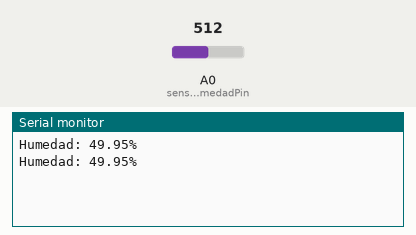
Simulated run of this sketch. Board: Arduino Uno, built with avr-gcc and run on an emulated ATmega328P. Shown: the last lines printed to the serial monitor. Inputs (shaded band) come from the test bench; at power-on: A0 (sensorHumedadPin) = 512.

Above: at 2.8 s.
2.9 s: A0 (sensorHumedadPin) set to 716
At 5.1 s:
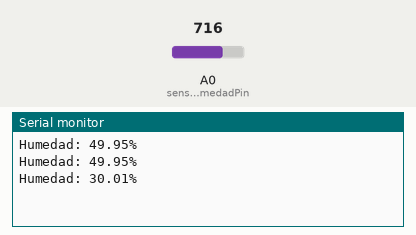
5.6 s: A0 (sensorHumedadPin) set to 900
At 6.7 s:
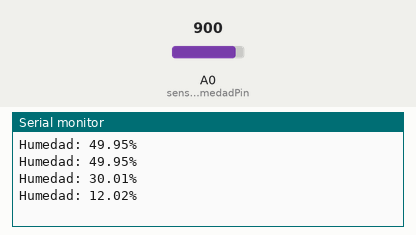
Timing chart, 0 to 8.6 s (numbered marks = the images above; inputs shaded):
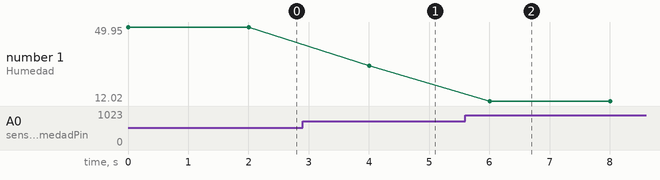

Measured:
- after the input at 2.9 s, the serial monitor: prints a new line after 1.1 s (image 1)
- after the input at 5.6 s, the serial monitor: prints a new line after 0.40 s (image 2)
- plotted number 1: 49.95 → 30.01 after the input at 2.9 s, 30.01 → 12.02 after the input at 5.6 s

The sketch:

humedad.ino
```cpp
const int sensorHumedadPin = A0;

void setup() {
  Serial.begin(9600);
}

void loop() {
  int valorSensor = analogRead(sensorHumedadPin);

  // Convertir a porcentaje, donde 0 es mojado (100%) y 1023 es seco (0%)
  float porcentajeHumedad = 100 - ((float)valorSensor / 1023.0) * 100.0;

  porcentajeHumedad = constrain(porcentajeHumedad, 0, 100);

  Serial.print("Humedad: ");
  Serial.print(porcentajeHumedad, 2);
  Serial.println("%");

  delay(2000);
}
```
